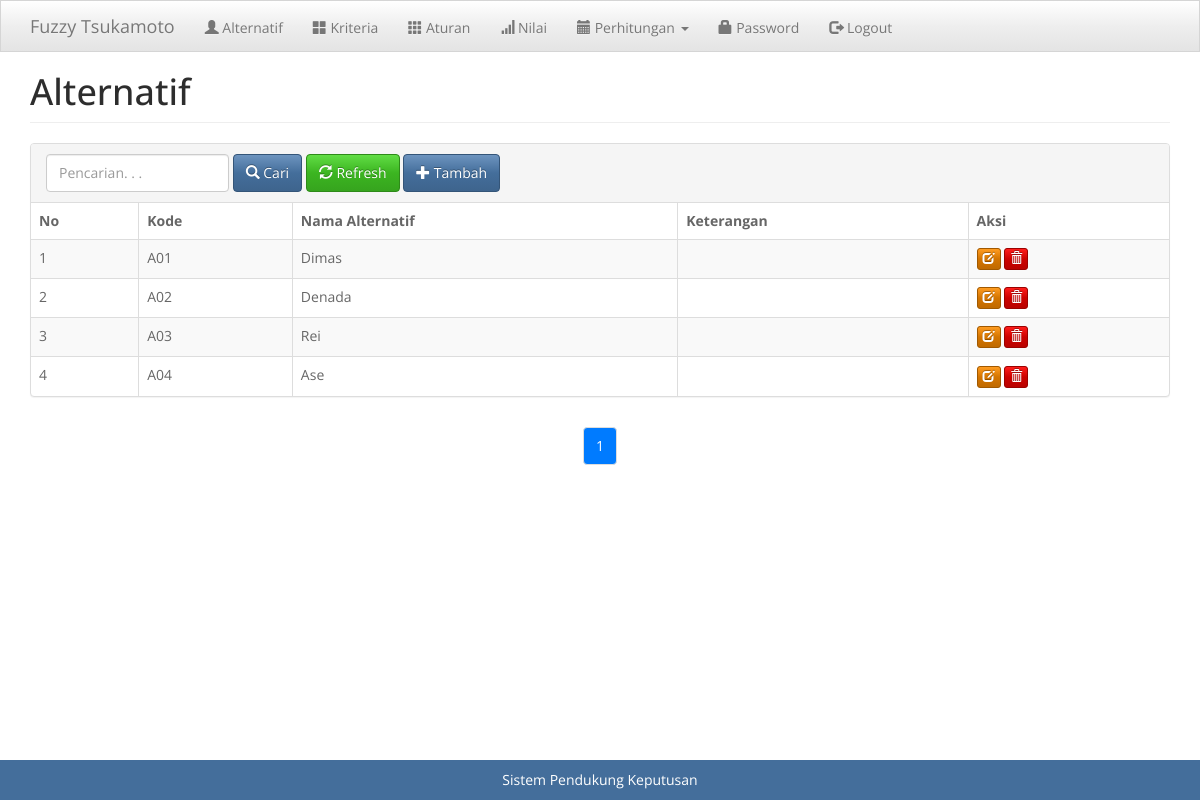
The app's page /index.php?m=alternatif (signed in) with its own data.
### tables this page shows
CREATE TABLE `tb_alternatif` (
  `kode_alternatif` varchar(16) NOT NULL,
  `nama_alternatif` varchar(255) NOT NULL,
  `keterangan` text NOT NULL,
  `total` double NOT NULL,
  `rank` int(11) NOT NULL
);

### config.php (called while the page is built)
<?php
$config["server"]='localhost';
$config["username"]='root';
$config["password"]='';
$config["database_name"]='tsukamoto';

### functions.php (called while the page is built, shortened)
<?php
include 'config.php';
include 'includes/db.php';
$db = new DB($config['server'], $config['username'], $config['password'], $config['database_name']);

### includes/db.php (called while the page is built, shortened)
<?php
class DB
{
    var $conn = null;
    public function __construct($host, $username, $passwd, $dbname)
    {
        $this->conn = mysqli_connect($host, $username, $passwd, $dbname);
    }
    public function query($sql)
    {
        $query = mysqli_query($this->conn, $sql) or die('<pre>Error mysqli_query: ' . mysqli_error($this->conn) . '<br />' . $sql . '</pre>');
        return $query;
    }
    public function get_results($sql)
    {
        $query = $this->query($sql);
        $arr = array();
        while ($row = mysqli_fetch_object($query)) {
            $arr[] = $row;
        }
        return $arr;
    }
    public function get_var($sql)
    {
        $query = $this->query($sql);
        $row = mysqli_fetch_row($query);
        return $row[0];
    }
}

### alternatif.php (the view, shortened to what this page needs)
<?php
$per_page = 10;
$current_page = isset($_GET['page']) ? $_GET['page'] : 1;
$q = isset($_GET['q']) ? htmlspecialchars($_GET['q']) : '';
$offset = ($current_page - 1) * $per_page;
$total_rows = $db->get_var("SELECT COUNT(*) FROM tb_alternatif
    WHERE kode_alternatif LIKE '%$q%'
        OR nama_alternatif LIKE '%$q%'");
$total_pages = ceil($total_rows / $per_page);
$rows = $db->get_results("SELECT * FROM tb_alternatif
    WHERE kode_alternatif LIKE '%$q%'
        OR nama_alternatif LIKE '%$q%'
    ORDER BY kode_alternatif
    LIMIT $offset, $per_page");
$no = ($current_page - 1) * $per_page;
?>
<head>
</head>
<div class="page-header">
    <h1>Alternatif</h1>
</div>
<div class="panel panel-default">
    <div class="panel-heading">
        <form class="form-inline" method="GET">
            <div class="form-group">
                <input class="form-control" type="text" placeholder="Pencarian. . ." name="q" value="<?= isset($_GET['q']) ? htmlspecialchars($_GET['q']) : '' ?>" />
            </div>
            <button type="submit" class="btn btn-primary"><span class="glyphicon glyphicon-search"></span> Cari</button>
            <a class="btn btn-success" href="?m=alternatif"><span class="glyphicon glyphicon-refresh"></span> Refresh</a>
            <a class="btn btn-primary" href="?m=alternatif_tambah"><span class="glyphicon glyphicon-plus"></span> Tambah</a>
        </form>
    </div>
    <table class="table table-bordered table-hover table-striped">
        <thead>
            <tr>
                <th>No</th>
                <th>Kode</th>
                <th>Nama Alternatif</th>
                <th>Keterangan</th>
                <th>Aksi</th>
            </tr>
        </thead>
        <?php foreach ($rows as $row): ?>
            <tr>
                <td><?= ++$no ?></td>
                <td><?= $row->kode_alternatif ?></td>
                <td><?= $row->nama_alternatif ?></td>
                <td><?= $row->keterangan ?></td>
                <td>
                    <a class="btn btn-xs btn-warning" href="?m=alternatif_ubah&ID=<?= $row->kode_alternatif ?>"><span class="glyphicon glyphicon-edit"></span></a>
                    <a class="btn btn-xs btn-danger" href="aksi.php?act=alternatif_hapus&ID=<?= $row->kode_alternatif ?>" onclick="return confirm('Hapus data?')"><span class="glyphicon glyphicon-trash"></span></a>
                </td>
            </tr>
        <?php endforeach; ?>
    </table>
</div>
<div class="text-center">
    <ul class="pagination">
        <?php for ($i = 1; $i <= $total_pages; $i++) : ?>
            <li <?= $i == $current_page ? 'class="active"' : '' ?>>
                <a href="?<?= http_build_query(array_merge($_GET, ['page' => $i])) ?>">
                    <?= $i ?>
                </a>
            </li>
        <?php endfor; ?>
    </ul>
</div>

### assets/css/general.css (style rules this page uses)
html { position: relative; min-height: 100%; }
body { margin-bottom: 70px; }
.page-header { margin-top: 0; padding-bottom: 0; }
.page-header h1 { margin-top: 0; }

### alternatif.php (style rules this page uses)
.pagination { margin: 10px 0; padding: 0; list-style: none; text-align: center; }
.pagination li { display: inline-block; margin-right: 0px; }
.pagination li a { color: #007bff; text-decoration: none; padding: 8px 12px; border: 1px solid #007bff; border-radius: 5px; }
.pagination li.active a { background-color: #007bff; color: #fff; }

### records on screen
tb_alternatif: kode_alternatif "A01", nama_alternatif "Dimas"
tb_alternatif: kode_alternatif "A02", nama_alternatif "Denada"
tb_alternatif: kode_alternatif "A03", nama_alternatif "Rei"
tb_alternatif: kode_alternatif "A04", nama_alternatif "Ase"
